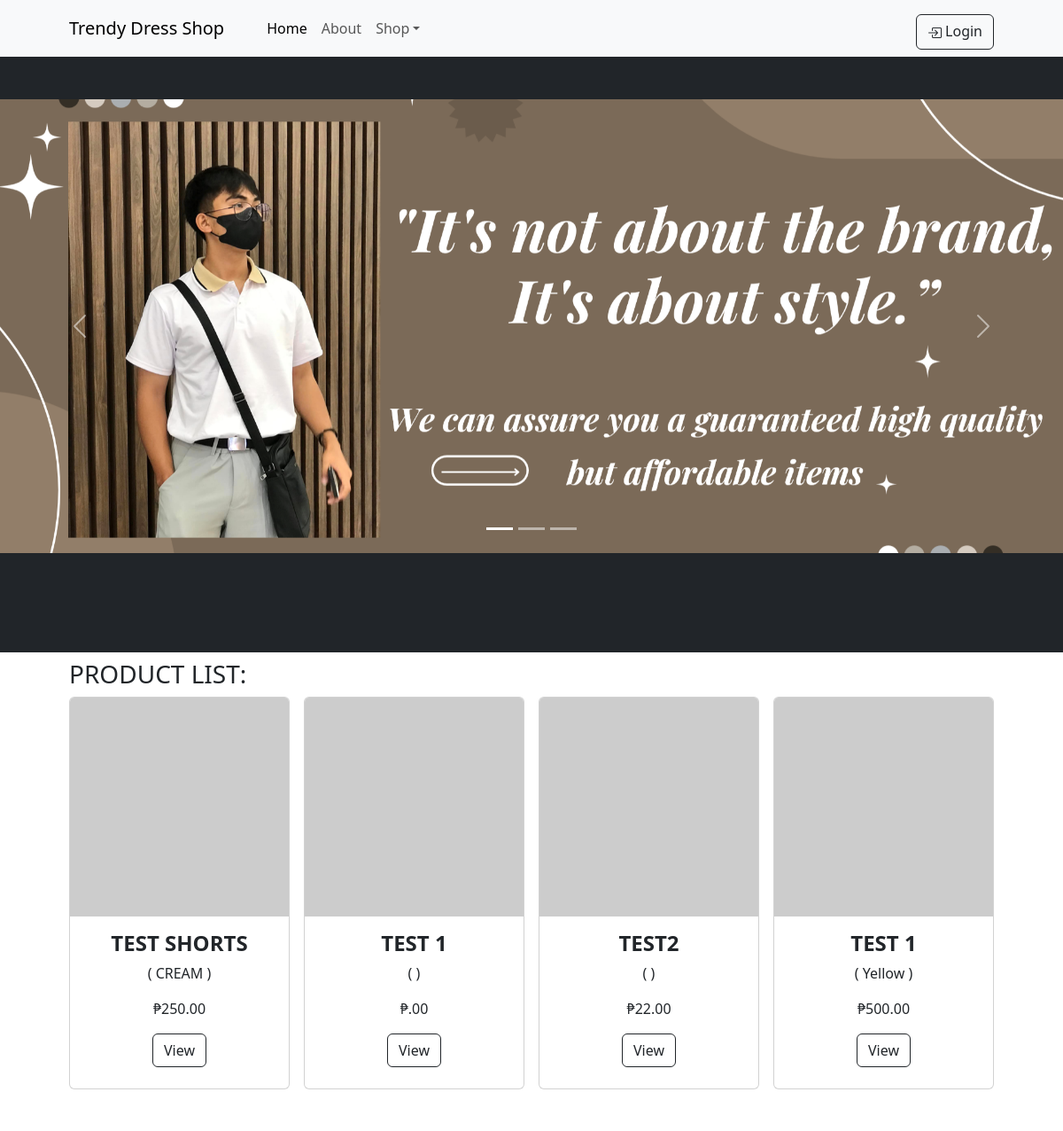
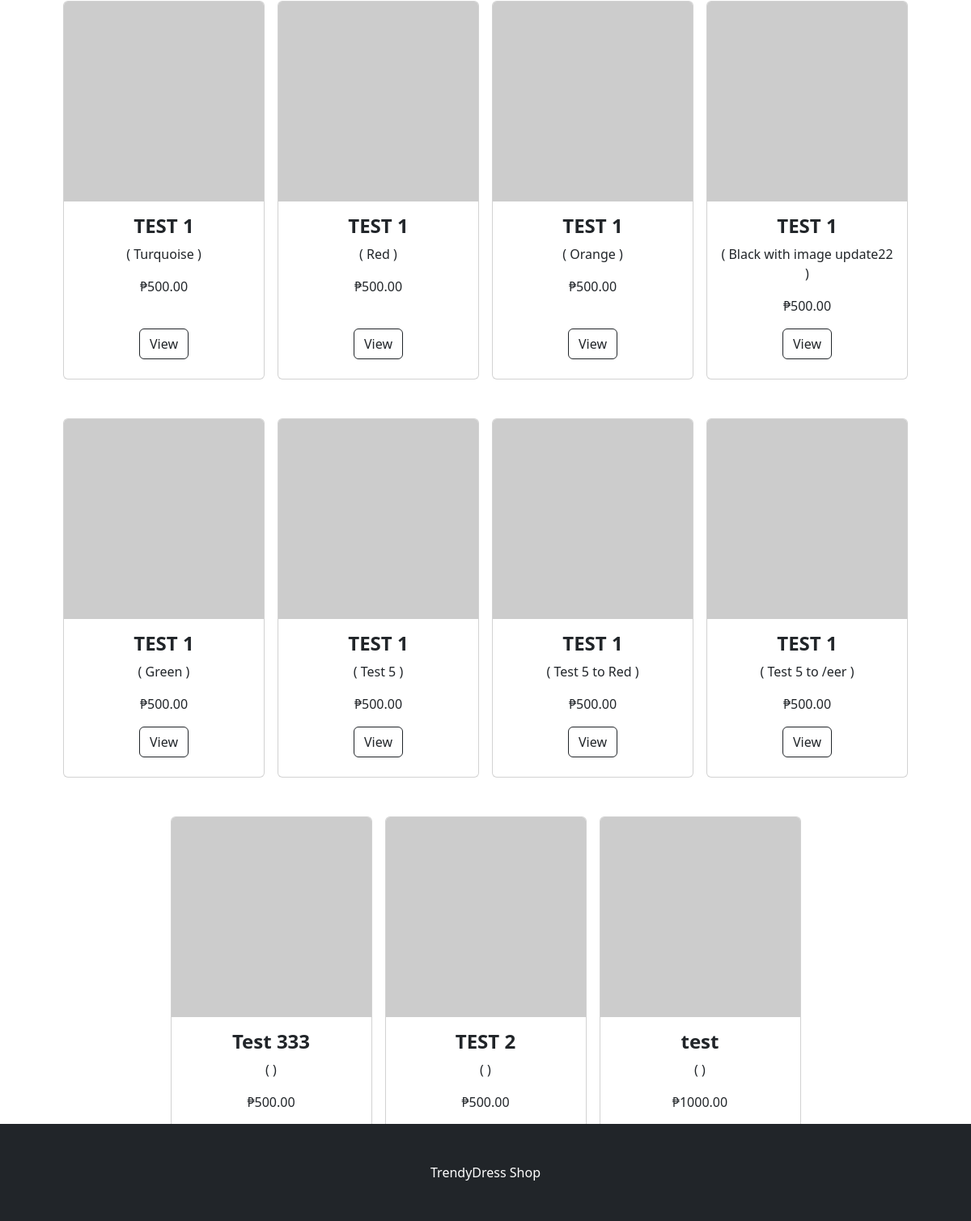
The page / on the database its author committed (2 pictures, top to bottom).
### tables this page shows
CREATE TABLE `products` (
  `id` int NOT NULL,
  `category_id` int DEFAULT NULL,
  `name` varchar(255) DEFAULT NULL,
  `description` text,
  `price` int DEFAULT NULL,
  `color` varchar(11) DEFAULT NULL,
  `created_at` varchar(191) DEFAULT NULL,
  `updated_at` varchar(191) DEFAULT NULL,
  `deleted_at` varchar(191) DEFAULT NULL,
  `created_by` int DEFAULT NULL
);

CREATE TABLE `product_colors` (
  `id` int NOT NULL,
  `product_id` int DEFAULT NULL,
  `name` varchar(255) DEFAULT NULL,
  `code` text,
  `stock_qty` int NOT NULL DEFAULT '0',
  `image` text,
  `created_at` varchar(191) DEFAULT NULL,
  `updated_at` varchar(191) DEFAULT NULL,
  `deleted_at` varchar(191) DEFAULT NULL,
  `created_by` int NOT NULL,
  `updated_by` int NOT NULL
);

### models/Model.php (called while the page is built, shortened)
<?php
class Model
{
    protected $host = "";
    protected $database = "";
    protected $username = "";
    protected $password = "";
    protected $pdo;
    protected $stmt;
    public function __construct(){
        $dotenv = Dotenv\Dotenv::createImmutable(__DIR__);
        $this->host =  $_ENV['DB_HOST'];
        if($_ENV['APP_ENV'] == 'dev'){
            $this->database =  $_ENV['DEV_DB_DATABASE'];
            $this->username =  $_ENV['DEV_DB_USERNAME'];
            $this->password =  $_ENV['DEV_DB_PASSWORD'];
        }else{
            $this->database =  $_ENV['DB_DATABASE'];
            $this->username =  $_ENV['DB_USERNAME'];
            $this->password =  $_ENV['DB_PASSWORD'];
        }
    }
    public function connect(){
        try {
            $this->pdo = new PDO("mysql:host={$this->host};dbname={$this->database};charset=utf8","{$this->username}","{$this->password}");
            $this->pdo->setAttribute(PDO::ATTR_ERRMODE, PDO::ERRMODE_EXCEPTION);
            $this->pdo->setAttribute(PDO::ATTR_DEFAULT_FETCH_MODE, PDO::FETCH_ASSOC);
        } catch (PDOException $e) {
            echo $e->getMessage();
        }
    }
    public function setQuery($qry){
        $this->qry = $qry;
        $this->stmt = $this->pdo->query($this->qry);
        return $this;
    }
    public function getAll(){
        try {
            return $this->stmt->fetchAll();
        } catch (PDOException $e) {
            return $e->getMessage();
        }
    }
}

### models/Product.php (called while the page is built, shortened)
<?php
Class Product extends Model {
    public static function getProducts(){
        $instance = new self;
        $categories = $instance->setQuery("
            SELECT
                P.*,
                C.id as category_id,
                C.name AS category_name,
                PC.stock_qty,
                PC.name as color_name,
                PC.image,
                PC.id as color_id
            FROM products AS P
            LEFT JOIN categories AS C ON P.category_id = C.id
            LEFT JOIN product_colors AS PC ON P.id = PC.product_id
            AND P.deleted_at IS NULL
            ORDER BY P.created_at DESC
        ")->getAll();
        return $categories;
    }
}

### includes/display-products.php (the view, shortened to what this page needs)
<?php
    $product = new Product;
    $products = $product->getProducts();
    foreach ($products as $key => $value) {
        addItemInProductList(
            $value['name'],
            $value['price'],
            $value['id'],
            $value['color_name'],
            $value['image'],
            $value['color_id'] ? $value['color_id'] : 0,
        );
    }
    function addItemInProductList($name, $price, $id, $color_name, $image, $color_id ){
        $img_link = getImageLink($image);
        echo '
            <div class="col mb-5">
                <div class="card h-100">
                    <img class="card-img-top" src="'. $img_link .'" alt="..." />
                    <div class="card-body p-3">
                        <div class="text-center">
                            <h4 class="fw-bolder">'. $name .'</h4>
                            <p class=""> ( '. $color_name .' ) </p>
                            ₱'. $price .'.00
                        </div>
                    </div>
                    <div class="card-footer p-4 pt-0 border-top-0 bg-transparent">
                        <div class="text-center">
                            <a class="btn btn-outline-dark mt-auto" href="./view-products.php?id='.$id.'&color_id='.$color_id.'">View</a>
                        </div>
                    </div>
                </div>
            </div>
        ';
    }
?>

### rows shown on the page
products: name "TEST SHORTS", product_colors.name "CREAM", price "250"
products: name "TEST 1"
products: name "TEST2", price "22"
products: name "TEST 1", product_colors.name "Yellow", price "500", product_colors.name "Turquoise", product_colors.name "Red", product_colors.name "Orange", product_colors.name "Black with image update22", product_colors.name "Green", product_colors.name "Test 5", product_colors.name "Test 5 to Red", product_colors.name "Test 5 to /eer"
products: name "Test 333", price "500"
products: name "TEST 2", price "500"
products: name "test", price "1000"
